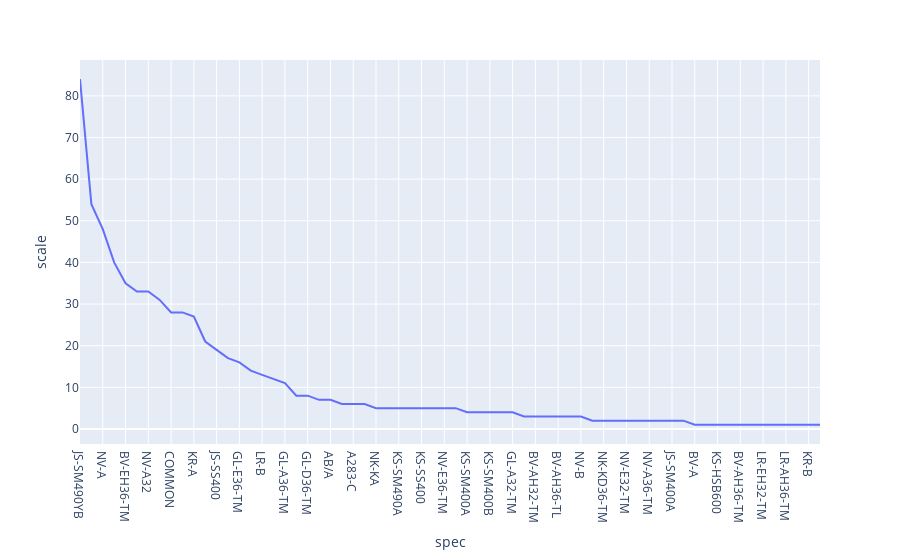

Notebook cell for this chart:
### Code cell
px.line(plt01, x=plt01.index, y='scale')

### Figure 1 — Plotly figure (JSON) as saved in the notebook; plotly's stock layout.template omitted (floating-point values rounded to 4 significant figures)
{"data": [{"hovertemplate": "spec=%{x}<br>scale=%{y}<extra></extra>", "legendgroup": "", "line": {"color": "#636efa", "dash": "solid"}, "marker": {"symbol": "circle"}, "mode": "lines", "name": "", "orientation": "v", "showlegend": false, "type": "scatter", "x": ["JS-SM490YB", "LR-A", "NV-A", "PILAC-BT33", "BV-EH36-TM", "LR-AH32", "NV-A32", "JS-SM490A", "COMMON", "BV-B", "KR-A", "SA283-C", "JS-SS400", "AB/EH36-TM", "GL-E36-TM", "BV-AH32", "LR-B", "NK-KA32", "GL-A36-TM", "GL-A32", "GL-D36-TM", "KS-SM490B", "AB/A", "GL-E32-TM", "A283-C", "AB/B", "NK-KA", "JS-SM490YA", "KS-SM490A", "AB/AH32", "KS-SS400", "JS-SM400B", "NV-E36-TM", "NV-D36-TM", "KS-SM400A", "NV-D32-TM", "KS-SM400B", "V42JBN3", "GL-A32-TM", "NV-A32-TM", "BV-AH32-TM", "KR-AH32", "BV-AH36-TL", "GL-A", "NV-B", "LR-EH36-TM", "NK-KD36-TM", "KS-HSB500", "NV-E32-TM", "API-2W-50T", "NV-A36-TM", "AB/EH32-TM", "JS-SM400A", "A516-60", "BV-A", "A709-36", "KS-HSB600", "NK-KA32-TM", "BV-AH36-TM", "BV-EH32-TM", "LR-EH32-TM", "CCS-B", "LR-AH36-TM", "LR-AH36", "KR-B", "A131-DH36TM"], "xaxis": "x", "y": [84, 54, 48, 40, 35, 33, 33, 31, 28, 28, 27, 21, 19, 17, 16, 14, 13, 12, 11, 8, 8, 7, 7, 6, 6, 6, 5, 5, 5, 5, 5, 5, 5, 5, 4, 4, 4, 4, 4, 3, 3, 3, 3, 3, 3, 2, 2, 2, 2, 2, 2, 2, 2, 2, 1, 1, 1, 1, 1, 1, 1, 1, 1, 1, 1, 1], "yaxis": "y"}], "layout": {"legend": {"tracegroupgap": 0}, "margin": {"t": 60}, "xaxis": {"anchor": "y", "domain": [0, 1], "title": {"text": "spec"}}, "yaxis": {"anchor": "x", "domain": [0, 1], "title": {"text": "scale"}}}}
